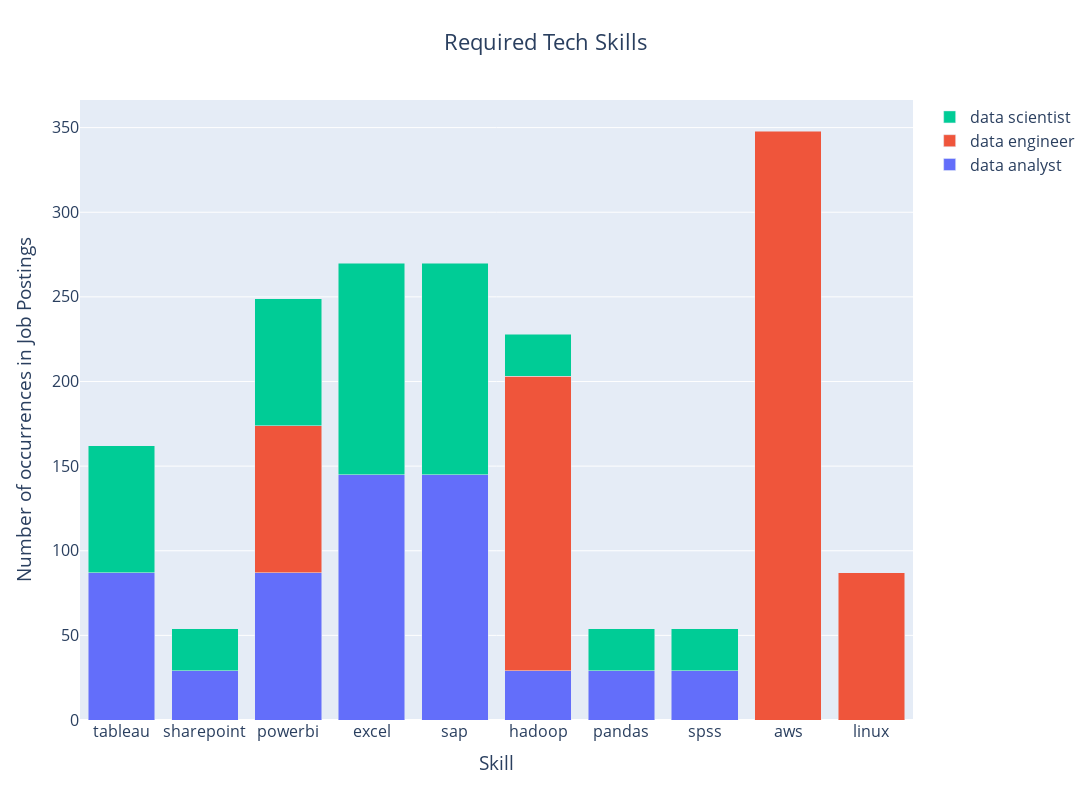

This figure's notebook cell:
### Markdown cell above
### Figure 3 (slide 12)

### Code cell
df_tech = df_all[df_all["type"] == "tech"]

fig3 = go.Figure(layout={'barmode': 'stack'})

for i, (grp, df) in enumerate(df_tech.groupby(by = "keyword")):
    fig3.add_trace(go.Bar(x=df["skill"], y=df["count"], name=grp))

fig3.update_layout(font_size = 16, height = 800, width = 1500, title = "Required Tech Skills", 
                   title_x = 0.5, xaxis=dict(title='Skill'), yaxis=dict(title='Number of occurrences in Job Postings'))
fig3.show()

### Figure 1 — Plotly figure (JSON) as saved in the notebook; plotly's stock layout.template omitted (floating-point values rounded to 4 significant figures)
{"data": [{"name": "data analyst", "type": "bar", "x": ["tableau", "sharepoint", "powerbi", "excel", "sap", "hadoop", "pandas", "spss"], "y": [87, 29, 87, 145, 145, 29, 29, 29]}, {"name": "data engineer", "type": "bar", "x": ["powerbi", "hadoop", "aws", "linux"], "y": [87, 174, 348, 87]}, {"name": "data scientist", "type": "bar", "x": ["pandas", "sap", "excel", "spss", "tableau", "sharepoint", "powerbi", "hadoop"], "y": [25, 125, 125, 25, 75, 25, 75, 25]}], "layout": {"barmode": "stack", "font": {"size": 16}, "height": 800, "title": {"text": "Required Tech Skills", "x": 0.5}, "width": 1500, "xaxis": {"title": {"text": "Skill"}}, "yaxis": {"title": {"text": "Number of occurrences in Job Postings"}}}}
